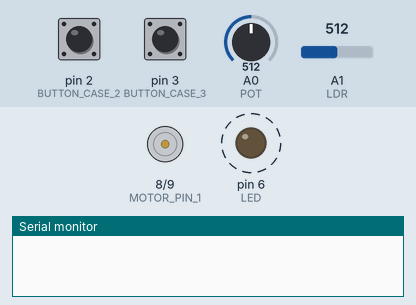
Simulated run of this sketch. Board: Arduino Uno, built with avr-gcc and run on an emulated ATmega328P. On the bench: motor-driver pin pairs drawn as motors (green arrow = first pin HIGH = forward, orange = second pin HIGH = backward, longer = more drive, scaled by the enable pin), output pins drawn as LEDs (lit = HIGH), the last lines printed to the serial monitor. Dashed ring = blinking. The inputs (shaded band) are chosen by the test bench; at power-on: pin 3 (BUTTON_CASE_3) LOW, pin 2 (BUTTON_CASE_2) LOW, A1 (LDR) = 512, A0 (POT) = 512.

Above: at 1.26 s.
1.3 s: pin 3 (BUTTON_CASE_3) pulled HIGH for 0.15 s
At 1.9 s:
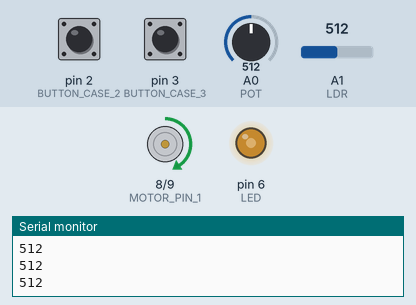
2.9 s: pin 2 (BUTTON_CASE_2) pulled HIGH for 0.15 s
At 3.12 s:
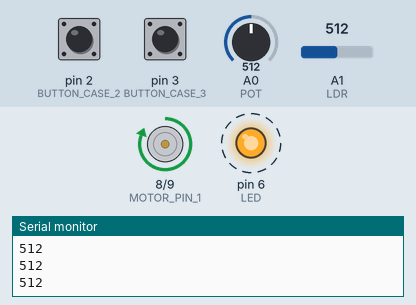
5.9 s: pin 3 (BUTTON_CASE_3) pulled HIGH for 1 s
At 7.4 s:
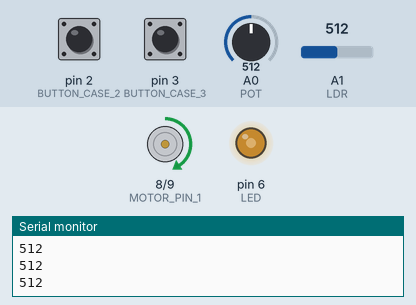
8.4 s: A1 (LDR) set to 306
At 9.0 s:
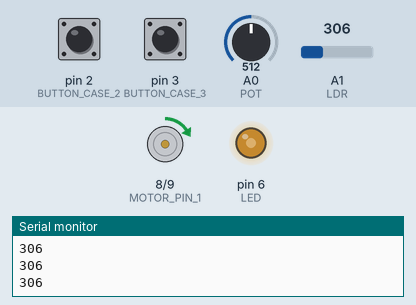
9.9 s: A0 (POT) set to 716
At 10.6 s:
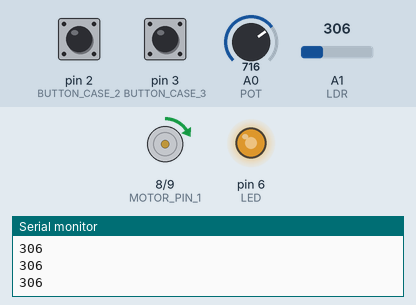
11.4 s: A1 (LDR) set to 292
At 11.8 s:
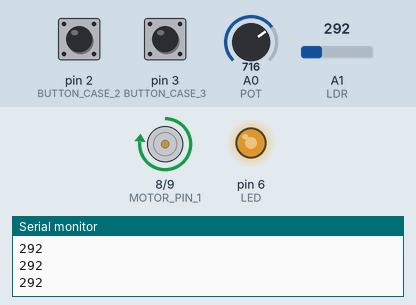
Timing chart, 0 to 13.9 s (numbered marks = the images above; inputs shaded):
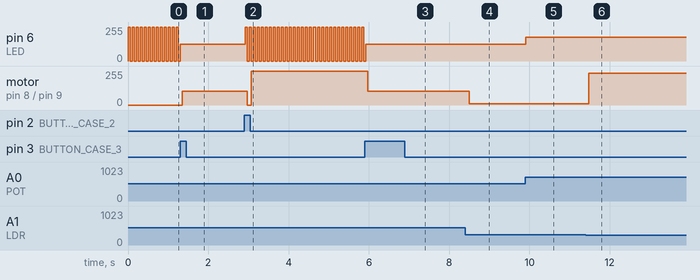

Measured:
- the behaviour switches between 302 and 301 on A1 (LDR) (found by bisection; images 5 and 6)
- after the input at 1.3 s, motor on pin 8 (MOTOR_PIN_1) / pin 9 (MOTOR_PIN_2): stopped → forward 102/255 after 0.05 s
- after the input at 2.9 s, pin 6 (LED): alternates 255/255 for 0.05 s and 0/255 for 0.05 s, starting at once; motor on pin 8 (MOTOR_PIN_1) / pin 9 (MOTOR_PIN_2): forward 102/255 → stopped after 0.07 s, → forward 255/255 0.10 s later
- after the input at 5.9 s, motor on pin 8 (MOTOR_PIN_1) / pin 9 (MOTOR_PIN_2): forward 255/255 → forward 102/255 after 0.07 s
- after the input at 8.4 s, motor on pin 8 (MOTOR_PIN_1) / pin 9 (MOTOR_PIN_2): forward 102/255 → forward 8/255 after 0.10 s
- after the input at 9.9 s, pin 6 (LED): 127/255 → 178/255 at once
- after the input at 11.4 s, motor on pin 8 (MOTOR_PIN_1) / pin 9 (MOTOR_PIN_2): forward 8/255 → forward 240/255 after 0.08 s

The sketch:

Light_Controlled_Motor.ino
```cpp
// Simulation Link: https://www.tinkercad.com/things/eh7FNVRTK77-lab-3-light-controlled-motor
#define POT              A0   // Analog input pin for the potentiometer.
#define LDR              A1   // Analog input pin for the LDR.
#define LED              6    // LED pin.
#define BUTTON_CASE_2    2    // push button pin for cases.
#define BUTTON_CASE_3    3    // push button pin for cases.

#define MOTOR_PIN_1 8
#define MOTOR_PIN_2 9
#define MOTOR_SPEED_CONTROL_PIN 5

#define value		100


int LED_Intensity = 0; // Initialize Led intensity.
int PotValue      = 0; // Initialize Potentiometer value.
int LDR_Value     = 0; // Initialize LDR value.
int MotorSpeed    = 0; // Initialize Motor speed.

bool case2 = false;
bool case3 = false;
void setup()
{
  pinMode(POT , INPUT );             // Potentiometer as input.
  pinMode(LDR , INPUT );             // LDR as input.
  pinMode(BUTTON_CASE_2 , INPUT );   // Push button  as input.
  pinMode(BUTTON_CASE_3 , INPUT );   // Potentiometer as input.
  //pinMode(MOTOR , OUTPUT );          // Motor as output.
  pinMode(LED  , OUTPUT );           // LED as output.

  pinMode(MOTOR_SPEED_CONTROL_PIN,OUTPUT); // to control the speed of the motor
  pinMode(MOTOR_PIN_1,OUTPUT); //input2
  pinMode(MOTOR_PIN_2,OUTPUT); //input1

  attachInterrupt(digitalPinToInterrupt(BUTTON_CASE_2), case2Control, RISING);
  attachInterrupt(digitalPinToInterrupt(BUTTON_CASE_3), case3Control, RISING);

  Serial.begin(9600);
}

void loop()
{                          /* For first task don't press on any buttons.*/
      /***********    first task is about motor is on when light intensity is high and it is off when light intensity is low   ***********/

    // Turn on LED.
    digitalWrite( LED , HIGH );
    delay(50);

    // Read the LDR value (0-1023).
    LDR_Value = analogRead(LDR);

    // If the value read is less than the threshold then the motor is on, else the motor is off.
    // when light intensity increase the value of the LDR decreases
      if( LDR_Value <= value )  // ldr value is small below our own set threshold which means light intensity is high
      {
         digitalWrite(MOTOR_SPEED_CONTROL_PIN,HIGH);
         digitalWrite(MOTOR_PIN_1,HIGH);
         digitalWrite(MOTOR_PIN_2,LOW);

      }
      else  // ldr value is high over our own set threshold which means light intensity is low
      {
         digitalWrite(MOTOR_SPEED_CONTROL_PIN,LOW);
      }


    // Turn off LED.
    digitalWrite( LED , LOW );
    delay(50);


                                              /* For second task press on first button.*/

                          /* The same as previous except if the led is on the motor stops else the motor rotates. */
      /***********   second task is about motor is off when light intensity is high and it is on when light intensity is low   ***********/

   while(case2)
   {

    digitalWrite( LED , HIGH );
    delay(50);

    LDR_Value = analogRead(LDR);

    // If the value read is more than the threshold then the motor is on, else the motor is off.

      if( LDR_Value >= value )    // ldr value is high over our own set threshold which means light intensity is low
      {
         digitalWrite(MOTOR_SPEED_CONTROL_PIN,HIGH);
         digitalWrite(MOTOR_PIN_1,HIGH);
         digitalWrite(MOTOR_PIN_2,LOW);
      }
      else    // ldr value is small below our own set threshold which means light intensity is high
      {
         digitalWrite(MOTOR_SPEED_CONTROL_PIN,LOW);
      }


    digitalWrite( LED , LOW );
    delay(50);


   }

                           /*For third task press on the two buttons.*/

   while(case3)
   {
      // Read the potentiometer value (0-1023).
      PotValue = analogRead(POT);

      // Map the potentiometer value to a PWM range (0-255).
      LED_Intensity = map(PotValue, 0, 1023, 0, 255);

      // Control the Led intensity according to potentiometer value.
      analogWrite(LED, LED_Intensity);

      // Read the LDR value (0-1023).
      LDR_Value = analogRead(LDR);
      delay(50);
      Serial.println(LDR_Value);
      // Map the LDR value to a PWM range (0-255).
      MotorSpeed = map(LDR_Value , 0 , 150 , 0 , 255 );

      // Control the speed of the motor according to LDR value which depends on LED intensity controlled bypotentiometer.
      analogWrite(MOTOR_SPEED_CONTROL_PIN,MotorSpeed);
      digitalWrite(MOTOR_PIN_1,HIGH);
      digitalWrite(MOTOR_PIN_2,LOW);

  }

}

void case2Control()
{
  case3 = false;
  case2 = !(case2);
}

void case3Control()
{
  case2 = false;
  case3 = !(case3);
}
```
